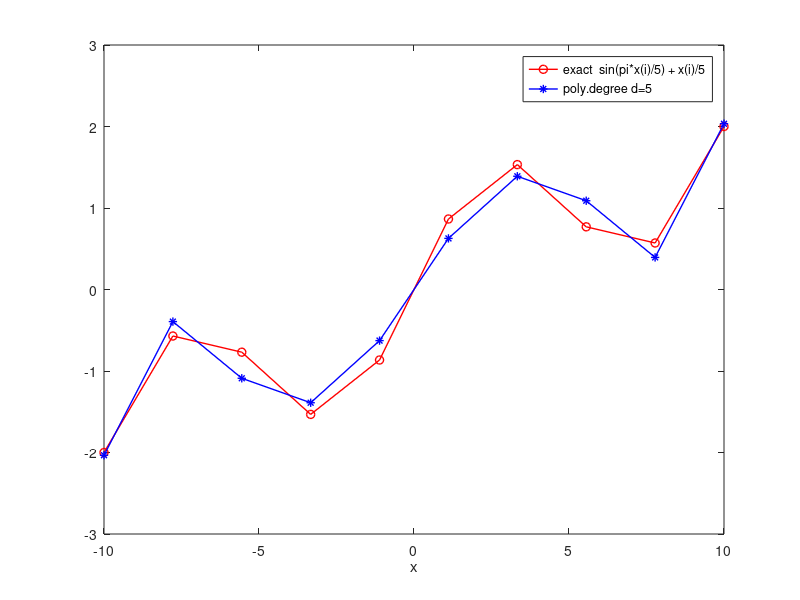

This chart was generated by the following MATLAB code:
% ----------------------------------------
%   Solution of least squares  problem  min_x || Ax - y ||_2
% using QR decomposition. QR decomposition is performed via classical
%  Gram-Schmidt  (CGM) orthogonalization procedure.
%   Matrix  A is constructed as a Vandermonde matrix.
%   Program performs fitting to the function y = sin(pi*x/5) + x/5
% ----------------------------------------

d=5;  % degree of polynomial
m=10;%number of discretization points or rows in the matrix A
p=ones(1,d+1);
x=zeros(1,m);
y=zeros(1,m);
A=[];
for i=1:1:m
  x = linspace(-10.0,10.0,m);
  %  exact function which should be approximated
  y(i)= sin(pi*x(i)/5) + x(i)/5;
end

% construction of a Vamdermonde matrix
for i=1:1:m
  for j=1:1:d+1
    A(i,j)=power(x(i),j-1);
  end
end

q=[];
r=[];

%QR decomposition via CGM

for i=1:1:d+1
  q(:,i)=A(:,i);
  for j=1:1:i-1
    r(j,i)=q(:,j)'*A(:,i);
    q(:,i)=q(:,i)-r(j,i)*q(:,j);
  end
  r(i,i)=norm(q(:,i));
  q(:,i)=q(:,i)/r(i,i);
end
b=[];
b=q'*y';
for i=d+1:-1:1
  for k=d+1:-1:i+1
    b(i)=b(i)-b(k)*r(i,k);
  end
  b(i)=b(i)/r(i,i);
end

figure(1)
plot(x,y,'o- r', 'linewidth',1)
hold on

% compute approximation to this exact polynomial with comp. coefficients b

approx = A*b;
plot(x,approx,'*- b', 'linewidth',1)
hold off

str_xlabel = ['poly.degree d=', num2str(d)];

legend('exact  sin(pi*x(i)/5) + x(i)/5',str_xlabel );

xlabel('x')

% computation of the relative error as
%  norm(approx. value - true value) / norm(true value)
e1=norm(y'- approx)/norm(y')
